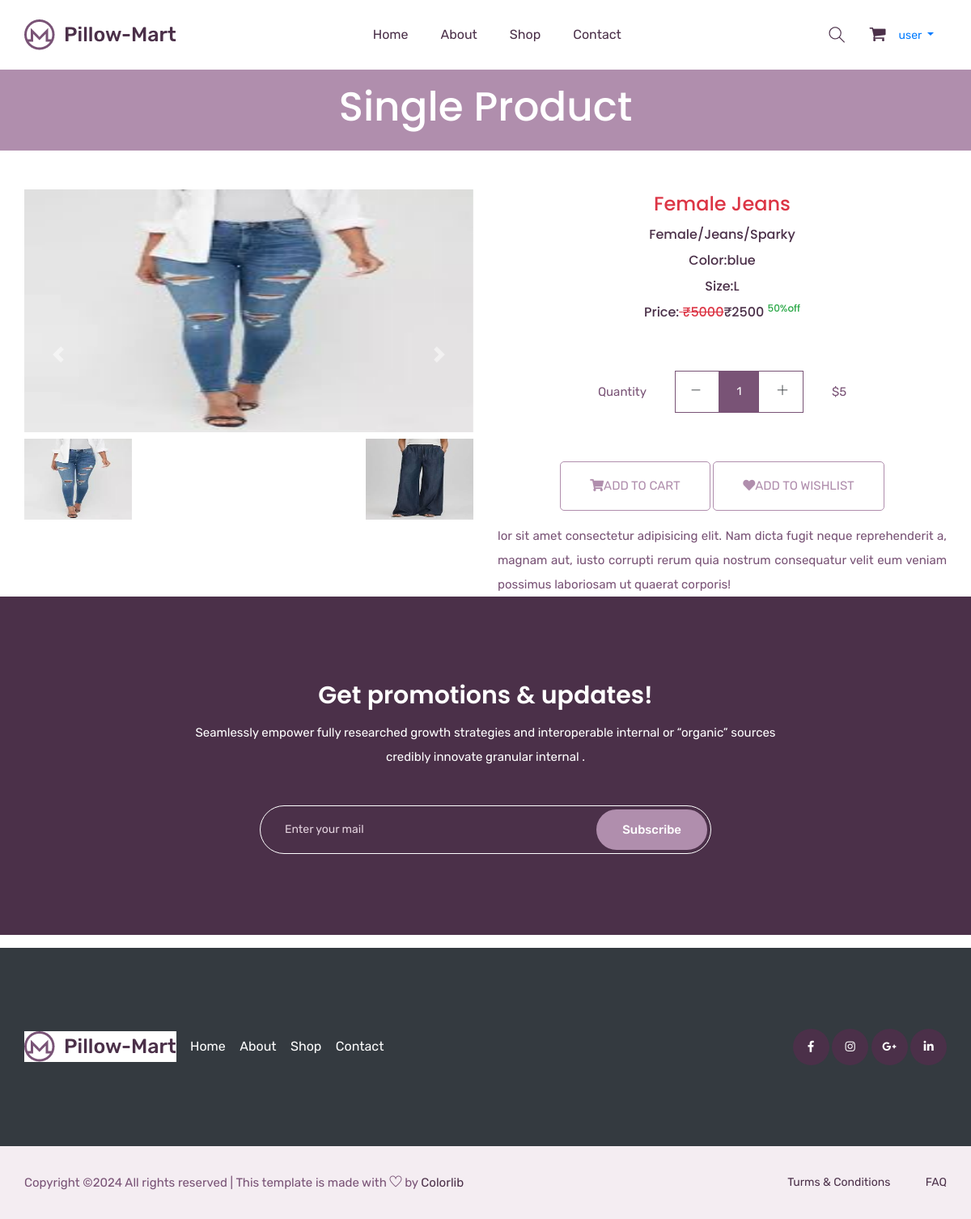
Screenshot of /singleproduct/16/ (signed in) with the database file from the repository.
### mainapp/models.py (models this page shows, shortened)
class Product(models.Model):
    id=models.AutoField(primary_key=True)
    name=models.CharField(max_length=30)
    maincategory=models.ForeignKey(MainCategory,on_delete=models.CASCADE)
    subcategory=models.ForeignKey(SubCategory,on_delete=models.CASCADE)
    brand=models.ForeignKey(Brand,on_delete=models.CASCADE)
    baseprice=models.IntegerField()
    discount=models.IntegerField()
    finalprice=models.IntegerField()
    stock=models.BooleanField(default=True)
    color=models.CharField(max_length=20)
    size=models.CharField(max_length=10)
    description=models.TextField(default="")
    pic1=models.ImageField(upload_to="uploads/product")
    pic2=models.ImageField(upload_to="uploads/product",default=None,blank=True,null=True)
    pic3=models.ImageField(upload_to="uploads/product",default=None,blank=True,null=True)
    pic4=models.ImageField(upload_to="uploads/product",default=None,blank=True,null=True)

class MainCategory(models.Model):
    id=models.AutoField(primary_key=True,unique=True)
    name=models.CharField(max_length=30)

class SubCategory(models.Model):
    id=models.AutoField(primary_key=True)
    name=models.CharField(max_length=30,unique=True)

class Brand(models.Model):
    id=models.AutoField(primary_key=True)
    name=models.CharField(max_length=30,unique=True)
    pic=models.ImageField(upload_to="uploads/brand")

### mainapp/views.py (the view)
# urls.py: path('singleproduct/<int:id>/',mainapp.singleproductPage,name="singleproduct"),
@login_required(login_url="/login/")
def singleproductPage(Request,id):
    product=Product.objects.get(id=id)
    return render(Request,"single-product.html",{'product':product})

### mainapp/templates/single-product.html (shortened to what this page needs)
{% extends 'index.html' %}
{% load static %}
{% block body %}
    <section class="breadcrumb_part ">
        <div class="container">
            <div class="row">
                <div class="col-lg-12">
                    <div class="breadcrumb_iner">
                      <h2>Single Product</h2>
                    </div>
                </div>
            </div>
        </div>
    </section>
  <section class="product_list mt-5">
    <div class="container">
      <div class="row justify-content-center">
        <div class="col-md-6">
          <div id="carouselExampleIndicators" class="carousel slide" data-ride="carousel">
            <div class="carousel-inner">
                <div class="carousel-item active">
                    <img src="{{product.pic1.url}}" style="height:300px; width:80%" class="d-block w-100"
                        alt="...">
                </div>
            </div>
            <div class="d-flex justify-content-between mt-2">
              <img src="{{product.pic1.url}}" data-target="#carouselExampleIndicators" data-slide-to="0" style="height:100px; width:24% " alt="">
              {% if product.pic2 %}
              <img src="{{product.pic2.url}}" data-target="#carouselExampleIndicators" data-slide-to="1" style="height:100px; width:24% " alt="">
              {% endif %}
            </div>
            <a class="carousel-control-prev" href="#carouselExampleIndicators" role="button" data-slide="prev">
                <span class="carousel-control-prev-icon" aria-hidden="true"></span>
            </a>
            <a class="carousel-control-next" href="#carouselExampleIndicators" role="button" data-slide="next">
                <span class="carousel-control-next-icon" aria-hidden="true"></span>
            </a>
        </div>
        </div>
        <div class="col-md-6">
          <div class="single_product_text text-center">
            <h3 class="text-danger">{{product.name}}</h3>
            <h5 class="">{{product.maincategory.name}}/{{product.subcategory.name}}/{{product.brand.name}}</h5>
            <h5 >Color:{{product.color}}</h5>
            <h5>Size:{{product.size}}</h5>
            <h5>Price:<del class="text-danger"> &#8377;{{product.baseprice}}</del>&#8377;{{product.finalprice}} <sup class="text-success">{{product.discount}}%off</sup></h5>
            <div class="card_area">
              <form action="{% url 'add-to-cart' %}" method="post">
                <div class="product_count_area">
                    <p>Quantity</p>
                    <div class="product_count d-inline-block">
                        <span class="product_count_item inumber-decrement"> <i class="ti-minus"></i></span>
                        <input class="product_count_item input-number" type="text" name="qty" value="1" min="1" max="10">
                        <span class="product_count_item number-increment"> <i class="ti-plus"></i></span>
                    </div>
                    <p>$5</p>
                </div>
                <div class="add_to_cart mb-3">
                  <button type="submit" class="btn_3" ><i class="fa fa-shopping-cart"></i>add to cart</button>
                  <a href="/add-to-wishlist/{{product.id}}" class="btn_3"><i class="fa fa-heart"></i>add to wishlist</a>
              </div>
            </form>
          </div>
            <p class="text-justify">{{product.description}}</p>
          </div>
        </div>
      </div>
    </div>
  </section>
   <section class="subscribe_part section_padding">
      <div class="container">
          <div class="row justify-content-center">
              <div class="col-lg-8">
                  <div class="subscribe_part_content">
                      <h2>Get promotions & updates!</h2>
                      <p>Seamlessly empower fully researched growth strategies and interoperable internal or “organic” sources credibly innovate granular internal .</p>
                      <div class="subscribe_form">
                          <input type="email" placeholder="Enter your mail">
                          <a href="#" class="btn_1">Subscribe</a>
                      </div>
                  </div>
              </div>
          </div>
      </div>
  </section>
{% endblock  %}

### mainapp/templates/index.html (shortened to what this page needs)
{% load static %}
<!doctype html>
<html lang="zxx">
<head>
    <link rel="stylesheet" href="{% static 'css/bootstrap.min.css' %}">
    <link rel="stylesheet" href="{% static 'css/animate.css' %}">
    <link rel="stylesheet" href="{% static 'css/owl.carousel.min.css' %}">
    <link rel="stylesheet" href="{% static 'css/all.css' %}">
    <link rel="stylesheet" href="{% static 'css/flaticon.css' %}">
    <link rel="stylesheet" href="{% static 'css/themify-icons.css' %}">
    <link rel="stylesheet" href="{% static 'css/magnific-popup.css' %}">
    <link rel="stylesheet" href="{% static 'css/slick.css' %}">
    <link rel="stylesheet" href="{% static 'css/style.css' %}">
</head>
<body>
    <header class="main_menu home_menu">
        <div class="container">
            <div class="row align-items-center justify-content-center">
                <div class="col-lg-12">
                    <nav class="navbar navbar-expand-lg navbar-light">
                        <a class="navbar-brand" href="{% url 'home' %}"><img src="{% static 'img/logo.png'  %}" alt="logo"></a>
                        <div class="collapse navbar-collapse main-menu-item" id="navbarSupportedContent">
                            <ul class="navbar-nav">
                                <li class="nav-item">
                                    <a class="nav-link" href="{% url 'home' %}">Home</a>
                                </li>
                                <li class="nav-item">
                                    <a class="nav-link" href="{% url 'about' %}">about</a>
                                </li>
                                <li class="nav-item">
                                    <a class="nav-link" href="/shop/All/All/All">shop</a>
                                </li>
                                <li class="nav-item">
                                    <a class="nav-link" href="{% url 'contact' %}">Contact</a>
                                </li>
                            </ul>
                        </div>
                        <div class="hearer_icon d-flex align-items-center">
                            <a id="search_1" href="javascript:void(0)"><i class="ti-search"></i></a>
                            {% if request.user.is_authenticated %}
                            <a href="{% url 'cart' %}">
                                <i class="flaticon-shopping-cart-black-shape"></i>
                            </a>
                            {% endif %}
                            <ul>
                                {% if request.user.is_authenticated %}
                                <li class="nav-item dropdown list-style-none ms-3">
                                    <a class="nav-link dropdown-toggle" href="blog.html" id="navbarDropdown_2"
                                        role="button" data-toggle="dropdown" aria-haspopup="true" aria-expanded="false">
                                        {{request.user.username}}
                                    </a>
                                </li>
                                {% else %}
                                <li class="nav-item">
                                    <a class="nav-link" href="{% url 'login' %}">Login</a>
                                </li>
                                {% endif %}
                            </ul>
                        </div>
                    </nav>
                </div>
            </div>
        </div>
    </header>
{% block body %}{% endblock %}
    <footer class="footer_part bg-dark text-white mt-3 ">
        <div class="footer_iner">
            <div class="container">
                <div class="row justify-content-between align-items-center">
                    <div class="col-lg-8">
                        <div class="footer_menu">
                            <div class="footer_logo">
                                <a href="{% url 'home' %}"><img class="bg-white" src="{% static 'img/logo.png' %}" alt="#"></a>
                            </div>
                            <div class="footer_menu_item">
                                <a class="text-white" href="{% url 'home' %}">Home</a>
                                <a class="text-white" href="{% url 'about' %}">About</a>
                                <a class="text-white" href="/shop/All/All/All">Shop</a>
                                <a class="text-white" href="{% url 'contact' %}">Contact</a>
                            </div>
                        </div>
                    </div>
                    <div class="col-lg-4">
                        <div class="social_icon">
                            <a href="#"><i class="fab fa-facebook-f"></i></a>
                            <a href="#"><i class="fab fa-instagram"></i></a>
                            <a href="#"><i class="fab fa-google-plus-g"></i></a>
                            <a href="#"><i class="fab fa-linkedin-in"></i></a>
                        </div>
                    </div>
                </div>
            </div>
        </div>
        <div class="copyright_part">
            <div class="container">
                <div class="row ">
                    <div class="col-lg-12">
                        <div class="copyright_text">
                            <P>
Copyright &copy;<script>document.write(new Date().getFullYear());</script> All rights reserved | This template is made with <i class="ti-heart" aria-hidden="true"></i> by <a href="https://colorlib.com" target="_blank">Colorlib</a>
</P>
                            <div class="copyright_link">
                                <a href="#">Turms & Conditions</a>
                                <a href="#">FAQ</a>
                            </div>
                        </div>
                    </div>
                </div>
            </div>
        </div>
    </footer>
</body>
</html>

### mainapp/static/css/all.css (style rules this page uses)
.fa, .fas, .far, .fal, .fab { -moz-osx-font-smoothing: grayscale; -webkit-font-smoothing: antialiased; display: inline-block; font-style: normal; font-variant: normal; text-rendering: auto; line-height: 1; }
.fa-facebook-f:before { content: "\f39e"; }
.fa-google-plus-g:before { content: "\f0d5"; }
.fa-heart:before { content: "\f004"; }
.fa-instagram:before { content: "\f16d"; }
.fa-linkedin-in:before { content: "\f0e1"; }
.fa-shopping-cart:before { content: "\f07a"; }
.fab { font-family: 'Font Awesome 5 Brands'; }
.fa, .fas { font-family: 'Font Awesome 5 Free'; font-weight: 900; }

### rows the page displays
Product: pic1 (picture), pic2 (picture), name "Female Jeans", maincategory.name "Female", subcategory.name "Jeans", brand.name "Sparky", color "blue", size "L", baseprice "5000", finalprice "2500", discount "50", description "lor sit amet consectetur adipisicing elit. Nam dicta fugit neque reprehenderit a, magnam aut, iusto corrupti rerum quia nostrum consequatur velit eum veniam possimus laboriosam ut quaerat corporis!"

### other values shown
{{ request.user.username }} "user"
